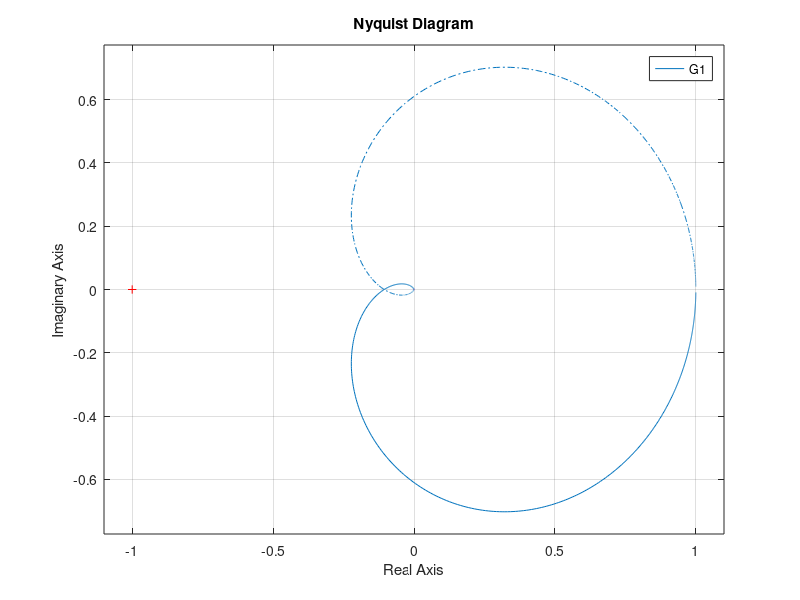
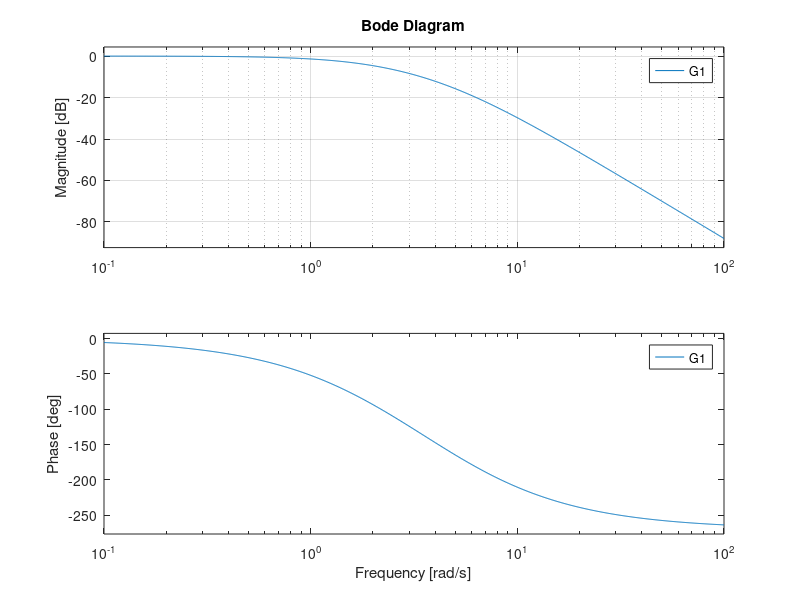

Write the MATLAB code that produced these figures, in order.
clear all
clc
close all

K=40;
s = tf('s');
%G0=zpk([],[0,-3,-5],K)%G2=zpk([-3,-5],[2,4],K)

G1=((K/((s+2)*(s+4)*(s+5))))

figure,nyquist(G1)

%sys=tf(G)
figure,bode(G1)
grid
